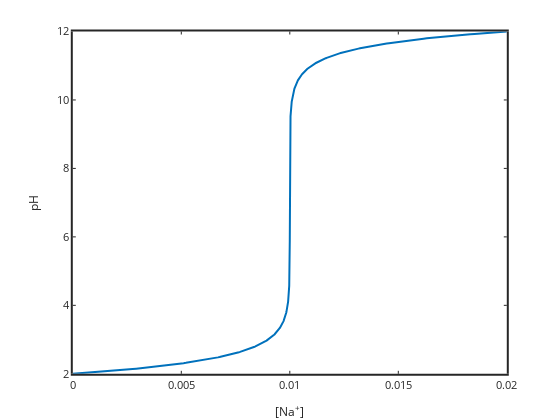

This figure's notebook cell:
### Markdown cell above
# Strong-Strong Titrations and Buffering

If you start with 0.01 M hydrochloric acid the initial pH will be 2 (-log(0.01)=2).  As you add strong base the pH will increase.  Neutralizing the acid in this way is called titration.  At any point during the titration the charge balance must be satisfied ...

$[\mathrm{H}^+]+[\mathrm{Na}^+]=[\mathrm{OH}^-]+[\mathrm{Cl}^-]$

Using K$_w$ we can write this in terms of H+ and $\mathrm{Cl_T}$

$[\mathrm{H}^+]+[\mathrm{Na}^+]=\dfrac{K_w}{[\mathrm{H}^+]}+\mathrm{Cl_T}$

We can assume that the concentration of the added base is high enough that we can ignore dilution so $[\mathrm{Cl}^-]$ = $\mathrm{Cl_T}$= 0.01 M, for the entire titration (if we knew the volumes we could calculate the exact concentration of this strong acid anion, but I am trying to keep the calculations simple and illustrate the principles of titration and buffering, and electroneutrality).  

So with total chloride known we have just two variables, the sodium concentration and the proton concentration.  If we set one variable we have one equation and one unknown and we can solve it.  To make a graph of the pH versus added sodium it is actually easier to fix pH ($[\mathrm{H}^+]$) and solve for $[\mathrm{Na}^+]$. So by rearranging the electroneutrality we can write 

$[\mathrm{Na}^+]=\dfrac{K_w}{[\mathrm{H}^+]}+[\mathrm{Cl}^-]-[\mathrm{H}^+]$

In the code below we'll do this calculation and plot the titration curve

### Code cell
%plot -s 800,800 -f 'svg'

Kw=1e-14; pH=2:0.01:12; H=10.^-pH; OH=Kw./H; ClT=0.01; Na=ClT+OH-H;

%VT=0.1; NaOHstock=0.1; ClTi=0.01; volNaOH=[0:0.01:9 9:1e-4:9.5 9.5:1e-6:10]; volNaOH=volNaOH*1e-3; Kw=1e-14; 
%for i=1:length(volNaOH)
    %ClT=(ClTi*VT)./(VT+volNaOH(i));
%    ClT=(ClTi*VT)./(VT);
    %NaT=(volNaOH(i)*NaOHstock)./(VT+volNaOH(i));
%    NaT=(volNaOH(i)*NaOHstock)./(VT);
%    a=1; b=NaT-ClT; c=-Kw;
%    t=roots([a b c]); t=t(imag(t)==0); t=t(t>0);
%    H(i)=t;    Na(i)=NaT;
%end

pH=-log10(H);

plot(Na,pH,'linewidth',2); xlabel('[Na^+]'); ylabel('pH')
set(gca,'fontsize',11,'linewidth',2)
title('HCl titrated with NaOH')

### Figure 1 — Plotly figure (JSON) as saved in the notebook; plotly's stock layout.template omitted (floating-point values rounded to 4 significant figures; data arrays with more than 128 entries replaced by an {"elided": "..."} marker saying what was removed)
{"data": [{"line": {"color": "rgb(0,113,188)", "dash": "solid", "width": 2}, "marker": {"color": "rgb(0,113,188)", "line": {"color": "rgb(0,113,188)"}, "size": 6, "symbol": "none"}, "mode": "lines", "name": "", "showlegend": false, "type": "scatter", "visibility": true, "x": {"elided": "1001 float values"}, "xaxis": "x", "y": {"elided": "1001 float values"}, "yaxis": "y"}], "layout": {"height": 420, "hovermode": "closest", "margin": {"b": 0, "l": 0, "r": 0, "t": 0}, "plot_bgcolor": "rgba(0, 0, 0, 0)", "showlegend": false, "width": 560, "xaxis": {"anchor": "y", "autorange": false, "domain": [0.13, 0.905], "exponentformat": "none", "gridcolor": "rgba(38,38,38,0.15)", "gridwidth": 2, "linecolor": "rgb(38,38,38)", "linewidth": 2, "mirror": "ticks", "range": [0, 0.02], "showgrid": false, "showline": true, "side": "bottom", "spikedash": "solid", "spikemode": "across", "spikesides": false, "spikethickness": 1, "tickangle": 0, "tickcolor": "rgb(38,38,38)", "tickfont": {"color": "rgb(38,38,38)", "size": 11}, "ticklen": 3, "ticks": "inside", "ticktext": ["0", "0.005", "0.01", "0.015", "0.02"], "tickvals": [0, 0.005, 0.01, 0.015, 0.02], "title": {"font": {"color": "rgb(38,38,38)", "size": 12.1}, "text": "[Na<sup>+</sup>]"}, "type": "linear", "visible": true, "zeroline": false}, "yaxis": {"anchor": "x", "autorange": false, "domain": [0.11, 0.925], "exponentformat": "none", "gridcolor": "rgba(38,38,38,0.15)", "gridwidth": 2, "linecolor": "rgb(38,38,38)", "linewidth": 2, "mirror": "ticks", "range": [2, 12], "showgrid": false, "showline": true, "side": "left", "spikedash": "solid", "spikemode": "across", "spikesides": false, "spikethickness": 1, "tickangle": 0, "tickcolor": "rgb(38,38,38)", "tickfont": {"color": "rgb(38,38,38)", "size": 11}, "ticklen": 3, "ticks": "inside", "ticktext": ["2", "4", "6", "8", "10", "12"], "tickvals": [2, 4, 6, 8, 10, 12], "title": {"font": {"color": "rgb(38,38,38)", "size": 12.1}, "text": "pH"}, "type": "linear", "visible": true, "zeroline": false}}}
